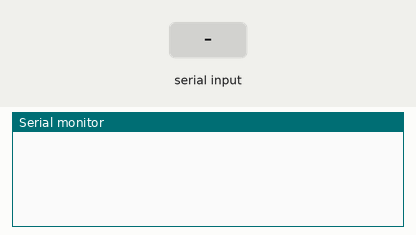
The sketch below on a simulated Arduino Uno, built with avr-gcc and run on an emulated ATmega328P. On the bench: the last lines printed to the serial monitor. Inputs (shaded band) come from the test bench.

Above: at 1.2 s.
1.3 s: "90,45\n" received over Serial
At 3.4 s:
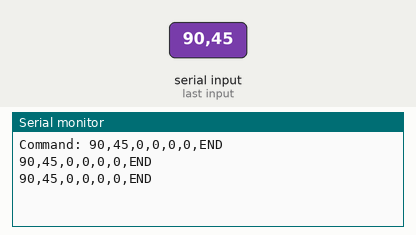
3.8 s: "30,150\n" received over Serial
At 5.4 s:
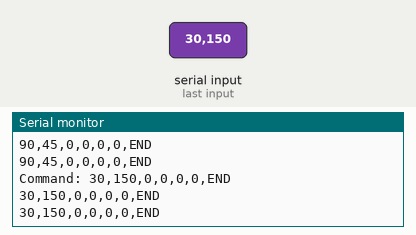

The sketch:

CmdReader.ino
```cpp
#define SIZE_CMD_ARRAY 6

struct command {
  int arg [SIZE_CMD_ARRAY];
};

struct commandS {
  int num_cmds;
  command cmds[];
};

void setup() {
  // setup code here, to run once:
 Serial.begin(115200);
}

command getCmdSerial() { // read command from serial port
  // If cmd.arg[0] = 0 then command has NOT been read
  command cmd;
  int i;

  cmd.arg[0] = 0;

  if (Serial.available() > 0){

    for (i=1;i<SIZE_CMD_ARRAY;i++)
      cmd.arg[i] = 0;  // initialize

    i=0;
    while (Serial.available() > 0) {
      cmd.arg[i] = Serial.parseInt(); // get available ints
      i++;
    }
    // print the command
    Serial.print("Command: ");
    for (i=0;i<SIZE_CMD_ARRAY;i++) {
      Serial.print(cmd.arg[i]);
      Serial.print(",");
    }
    Serial.println("END");
  }
  return(cmd);
}

void loop() {
  static command cmd;
  static commandS cmdS;
  int i,j;
  // put your main code here, to run repeatedly:
  cmd = getCmdSerial();

  cmdS.cmds[0] = cmd;
  cmdS.cmds[1] = cmd;

  if (cmdS.cmds[0].arg[0] != 0) for (i=0;i<2;i++) {
    for (j=0;j<SIZE_CMD_ARRAY;j++) {
      Serial.print(cmdS.cmds[i].arg[j]);
      Serial.print(",");
    }
    Serial.println("END");
  }
}
```

Measured:
- after the input at 1.3 s, the serial monitor: prints a new line after 1.0 s (image 1)
- after the input at 3.8 s, the serial monitor: prints a new line after 1.0 s (image 2)
